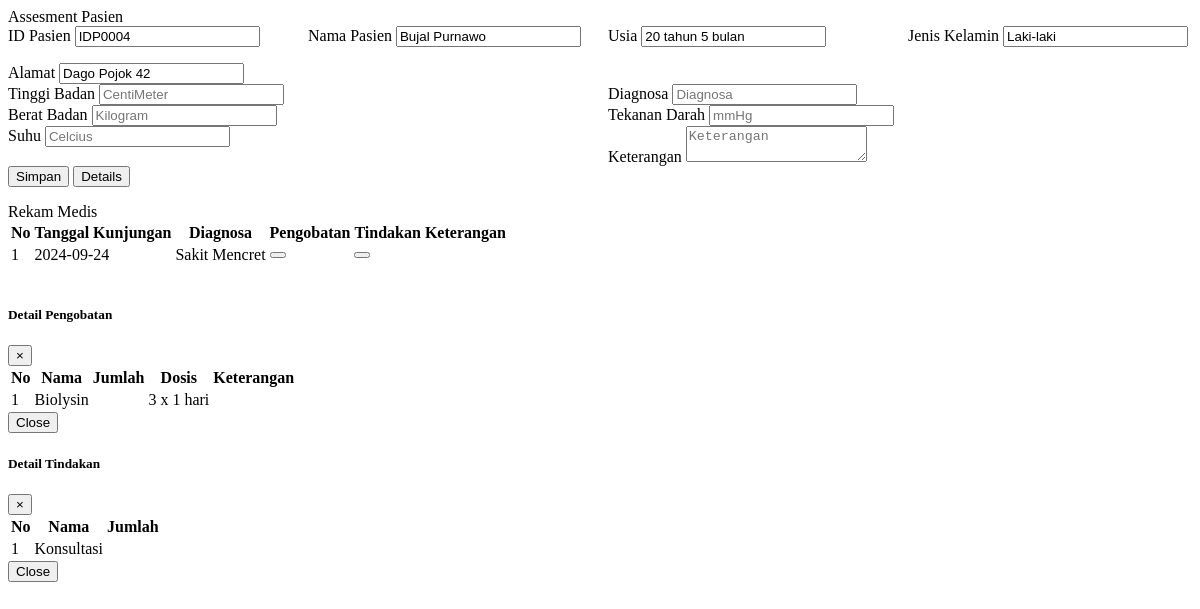
/dashboard/admin/assesment/assesment.php?assesment=IDP0004, run on the app's committed database.
### tables this page shows
CREATE TABLE `pasien` (
  `idPasien` varchar(25) NOT NULL,
  `namaPasien` varchar(128) NOT NULL,
  `lahirPasien` date NOT NULL,
  `jkPasien` varchar(20) NOT NULL,
  `namaWali` varchar(20) NOT NULL,
  `alamat` varchar(128) NOT NULL,
  `tanggalDaftar` date NOT NULL DEFAULT current_timestamp()
);

CREATE TABLE `assesment` (
  `idAssesment` varchar(15) NOT NULL,
  `idPasien` varchar(25) NOT NULL,
  `tanggalKunjungan` date NOT NULL DEFAULT current_timestamp(),
  `tinggiBadan` int(5) NOT NULL,
  `beratBadan` int(5) NOT NULL,
  `Suhu` int(5) NOT NULL,
  `tekananDarah` varchar(64) NOT NULL,
  `diagnosa` varchar(128) NOT NULL,
  `keterangan` varchar(128) NOT NULL
);

CREATE TABLE `detail_obat` (
  `idDo` int(11) NOT NULL,
  `idAssesment` varchar(15) NOT NULL,
  `idObat` varchar(11) NOT NULL,
  `jumlahObat` int(11) NOT NULL,
  `dosisObat` varchar(128) NOT NULL,
  `totalHargaObat` int(25) NOT NULL,
  `keteranganObat` varchar(128) NOT NULL
);

CREATE TABLE `obat` (
  `idObat` varchar(11) NOT NULL,
  `idGolongan` int(11) NOT NULL,
  `namaObat` varchar(50) NOT NULL,
  `jenisObat` varchar(25) NOT NULL,
  `stokObat` int(11) NOT NULL,
  `hargaObat` int(8) NOT NULL
);

CREATE TABLE `detail_tindakan` (
  `idDt` int(11) NOT NULL,
  `idAssesment` varchar(15) NOT NULL,
  `idTindakan` varchar(15) NOT NULL,
  `jumlahTindakan` int(11) NOT NULL,
  `totalHargaTindakan` int(25) NOT NULL
);

CREATE TABLE `tindakan` (
  `idTindakan` varchar(11) NOT NULL,
  `namaTindakan` varchar(50) NOT NULL,
  `biayaTindakan` int(11) NOT NULL
);

### dashboard/admin/assesment/assesment.php (the view, shortened to what this page needs)
<?php
$idPasien = $_GET['assesment'];
$query = "SELECT *, TIMESTAMPDIFF(YEAR, lahirPasien, CURDATE()) AS tahun, TIMESTAMPDIFF(MONTH, lahirPasien, CURDATE()) % 12 AS bulan FROM pasien WHERE idPasien='$idPasien'";
$sql = mysqli_query($kon, $query);
$data = mysqli_fetch_array($sql);
?>
    <div class="content-wrapper">
    <div class="container">
        <div class="card">
            <div class="card-header">
                Assesment Pasien
            </div>
            <div class="card-body">
                <form action="Logic/assesment/tambahAssesment.php" method="POST">
                    <div class="form-row">
                        <div class="form-group">
                            <label for="idPasien">ID Pasien</label>
                            <input type="text" class="form-control" id="idPasien" name="idPasien" value="<?= $data['idPasien'] ?>" readonly>
                        </div>
                        <div class="form-group">
                            <label for="namaPasien">Nama Pasien</label>
                            <input type="text" class="form-control" id="namaPasien" name="namaPasien" value="<?= $data['namaPasien'] ?>" readonly>
                        </div>
                        <div class="form-group">
                            <label for="usiaPasien">Usia</label>
                            <input type="text" class="form-control" id="usiaPasien" name="usiaPasien" value="<?= $data['tahun'] . ' tahun ' . $data['bulan'] . ' bulan'; ?>" readonly>
                        </div>
                        <div class="form-group">
                            <label for="jkPasien">Jenis Kelamin</label>
                            <input type="text" class="form-control" id="jkPasien" name="jkPasien" value="<?= $data['jkPasien'] ?>" readonly>
                        </div>
                        <div class="form-group full-width">
                            <label for="alamat">Alamat</label>
                            <input type="text" class="form-control" id="alamat" name="alamat" value="<?= $data['alamat'] ?>" readonly>
                        </div>
                    </div>
                    <div class="form-container">
                        <div>
                            <div class="form-group">
                                <label for="tb">Tinggi Badan</label>
                                <input type="number" class="form-control" id="tb" name="tb" placeholder="CentiMeter" required>
                            </div>
                            <div class="form-group">
                                <label for="bb">Berat Badan</label>
                                <input type="number" class="form-control" id="bb" name="bb" placeholder="Kilogram" required>
                            </div>
                            <div class="form-group">
                                <label for="suhu">Suhu</label>
                                <input type="number" class="form-control" id="suhu" name="suhu" placeholder="Celcius" required>
                            </div>
                        </div>
                        <div>
                            <div class="form-group">
                                <label for="diagnosa">Diagnosa</label>
                                <input type="text" class="form-control" id="diagnosa" name="diagnosa" placeholder="Diagnosa" required>
                            </div>
                            <div class="form-group">
                                <label for="tekananDarah">Tekanan Darah</label>
                                <input type="text" class="form-control" id="tekananDarah" name="tekananDarah" placeholder="mmHg" required>
                            </div>
                            <div class="form-group">
                                <label for="keterangan">Keterangan</label>
                                <textarea class="form-control" id="keterangan" name="keterangan" placeholder="Keterangan" ></textarea>
                            </div>
                        </div>
                    </div>
                    <button type="submit" class="btn btn-primary">Simpan</button>
                    <button  class="btn btn-secondary">Details</button>
                </form>
            <div class="card mt-3">
                <div class="card-header">
                    Rekam Medis
                </div>
                <div class="card-body">
                    <table class="table table-bordered table-hover table-striped">
                        <thead>
                            <tr>
                                <th>No</th>
                                <th>Tanggal Kunjungan</th>
                                <th>Diagnosa</th>
                                <th>Pengobatan</th>
                                <th>Tindakan</th>
                                <th>Keterangan</th>
                            </tr>
                        </thead>
                        <tbody>
                        <?php
                            $i = 1;
                            $sql = mysqli_query($kon, "SELECT * FROM assesment WHERE idPasien = '$idPasien' ORDER BY tanggalKunjungan DESC");
                            while ($data = mysqli_fetch_array($sql)) :?>
                            <tr>
                                <td><?= $i++; ?></td>
                                <td><?= $data['tanggalKunjungan'] ?></td>
                                <td><?= $data['diagnosa'] ?></td>
                                <td><button type="button" title="Detail Obat" class="btn btn-sm btn-secondary text-small text-white" data-toggle="modal" data-target="#detailObat_<?= $data['idAssesment'] ?>"><i class="fas fa-eye"></i></button></td>
                                <td><button type="button" title="Detail Tindakan" class="btn btn-sm btn-secondary text-small text-white" data-toggle="modal" data-target="#detailTindakan<?= $data['idAssesment'] ?>"><i class="fas fa-eye"></i></button></td>
                                <td><?= $data['keterangan'] ?></td>
                            </tr>
				        <?php endwhile; ?>
                        </tbody>
                    </table>
                </div>
            </div>
        </div>
    </div>
                                </div>
                                </div>
<?php
$assesment = mysqli_query($kon, "SELECT * FROM assesment WHERE idPasien = '$idPasien' ORDER BY tanggalKunjungan DESC");
while ($data = mysqli_fetch_array($assesment)) :
?>
<div class="modal fade" id="detailObat_<?= $data['idAssesment'] ?>" tabindex="-1" role="dialog" aria-labelledby="detailObatLabel" aria-hidden="true">
    <div class="modal-dialog" role="document">
        <div class="modal-content">
            <div class="modal-header">
                <h5 class="modal-title" id="detailObatLabel">Detail Pengobatan</h5>
                <button type="button" class="close" data-dismiss="modal" aria-label="Close">
                    <span aria-hidden="true">&times;</span>
                </button>
            </div>
            <div class="modal-body">
            <table class="table table-striped">
            <thead>
                <tr>
                    <th>No</th>
                    <th>Nama</th>
                    <th>Jumlah</th>
                    <th>Dosis</th>
                    <th>Keterangan</th>
                </tr>
            </thead>
            <tbody>
            <?php
            $i = 1;
            $idAssesment = $data['idAssesment'];
            $obatQuery = mysqli_query($kon, "SELECT detail_obat.*, obat.namaObat FROM detail_obat INNER JOIN obat ON detail_obat.idObat = obat.idObat WHERE detail_obat.idAssesment = '$idAssesment'");
            while ($obat = mysqli_fetch_array($obatQuery)) :
            ?>
            <tr>
                <td><?= $i; ?></td>
                <td><?= $obat['namaObat'] ?></td>
                <td><?= $obat['jumlah'] ?></td>
                <td><?= $obat['dosisObat'] ?></td>
                <td><?= $obat['keterangan'] ?></td>
            </tr>
            <?php $i++; endwhile; ?>
            </tbody>
        </table>
            </div>
            <div class="modal-footer">
                <button type="button" class="btn btn-secondary" data-dismiss="modal">Close</button>
            </div>
        </div>
    </div>
</div>
<div class="modal fade" id="detailTindakan<?= $data['idAssesment'] ?>" tabindex="-1" role="dialog" aria-labelledby="detailTindakanLabel" aria-hidden="true">
    <div class="modal-dialog" role="document">
        <div class="modal-content">
            <div class="modal-header">
                <h5 class="modal-title" id="detailTindakanLabel">Detail Tindakan</h5>
                <button type="button" class="close" data-dismiss="modal" aria-label="Close">
                    <span aria-hidden="true">&times;</span>
                </button>
            </div>
            <div class="modal-body">
            <table class="table table-striped">
            <thead>
                <tr>
                    <th>No</th>
                    <th>Nama</th>
                    <th>Jumlah</th>
                </tr>
            </thead>
            <tbody>
            <?php
            $i = 1;
            $idAssesment = $data['idAssesment'];
            $obatQuery = mysqli_query($kon, "SELECT detail_tindakan.*, tindakan.namaTindakan FROM detail_tindakan INNER JOIN tindakan ON detail_tindakan.idTindakan = tindakan.idTindakan WHERE detail_tindakan.idAssesment = '$idAssesment'");
            while ($obat = mysqli_fetch_array($obatQuery)) :
            ?>
            <tr>
                <td><?= $i; ?></td>
                <td><?= $obat['namaTindakan'] ?></td>
                <td><?= $obat['jumlah'] ?></td>
            </tr>
            <?php $i++; endwhile; ?>
            </tbody>
        </table>
            </div>
            <div class="modal-footer">
                <button type="button" class="btn btn-secondary" data-dismiss="modal">Close</button>
            </div>
        </div>
    </div>
</div>
<?php endwhile; ?>
</body>

### dashboard/admin/assesment/assesment.php (style rules this page uses)
.form-row { display: flex; flex-wrap: wrap; gap: 1rem; }
.form-row .form-group { flex: 1; min-width: 200px; }
.form-row .form-group.full-width { flex: 100%; }
.form-container { display: grid; grid-template-columns: 1fr 1fr; gap: 1rem; }

### data on the page
pasien: idPasien "IDP0004", namaPasien "Bujal Purnawo", jkPasien "Laki-laki", alamat "Dago Pojok 42"
assesment: tanggalKunjungan "2024-09-24", diagnosa "Sakit Mencret"
detail_obat: idObat.namaObat "Biolysin", dosisObat "3 x 1 hari"
detail_tindakan: idTindakan.namaTindakan "Konsultasi"
